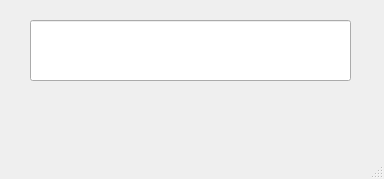
<?xml version="1.0" encoding="UTF-8"?>
<ui version="4.0">
 <class>MainWindow</class>
 <widget class="QMainWindow" name="MainWindow">
  <property name="geometry">
   <rect>
    <x>0</x>
    <y>0</y>
    <width>384</width>
    <height>179</height>
   </rect>
  </property>
  <property name="windowTitle">
   <string>MainWindow</string>
  </property>
  <widget class="QWidget" name="centralwidget">
   <widget class="QLineEdit" name="lineEdit">
    <property name="geometry">
     <rect>
      <x>30</x>
      <y>20</y>
      <width>321</width>
      <height>61</height>
     </rect>
    </property>
   </widget>
  </widget>
  <widget class="QMenuBar" name="menubar">
   <property name="geometry">
    <rect>
     <x>0</x>
     <y>0</y>
     <width>384</width>
     <height>25</height>
    </rect>
   </property>
  </widget>
  <widget class="QStatusBar" name="statusbar"/>
 </widget>
 <resources/>
 <connections/>
</ui>
